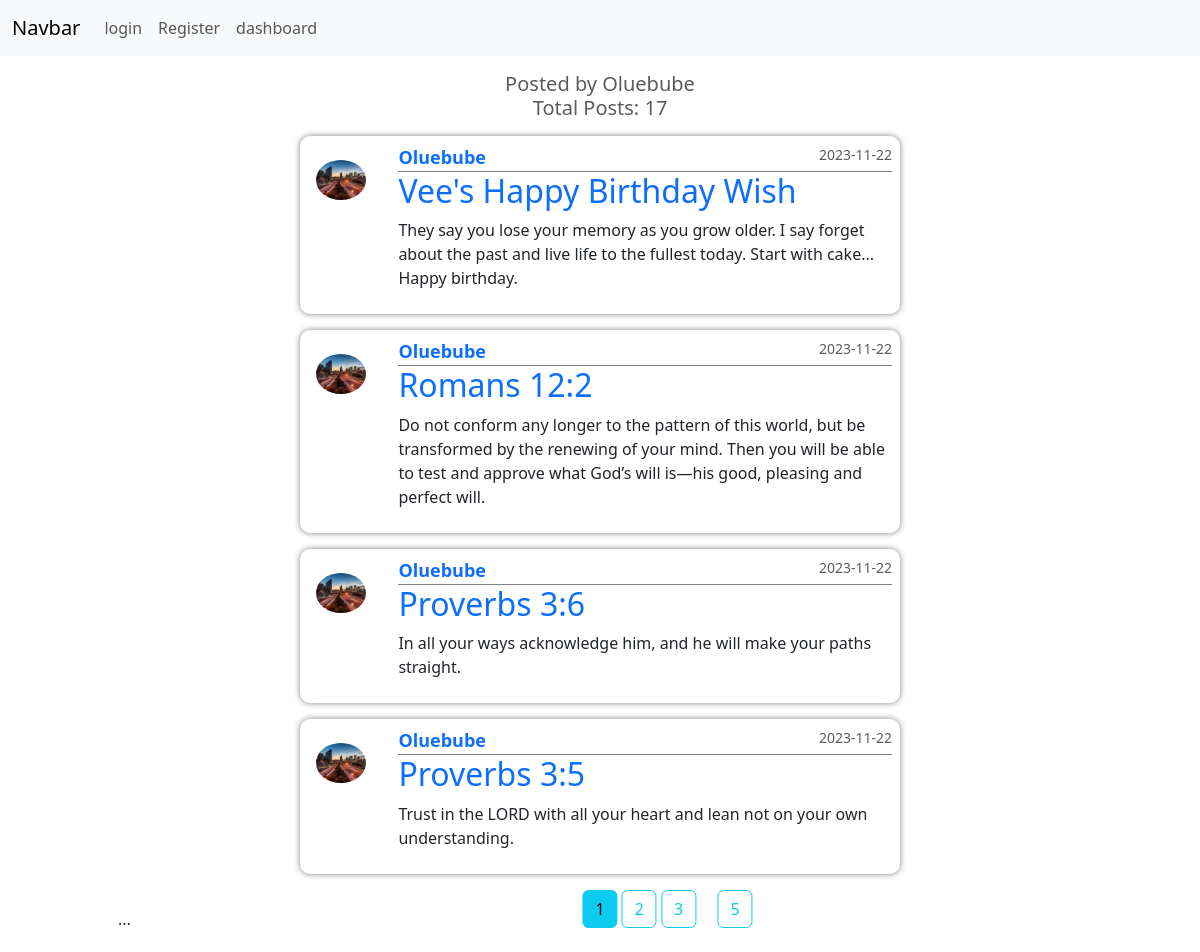
The page /user/Oluebube on the database its author committed.
### app/models.py (models this page shows, shortened)
class  User(db.Model, UserMixin):
    id = db.Column(db.Integer, primary_key=True)
    username = db.Column(db.String(10), unique=True, nullable=False)
    email = db.Column(db.String(120), unique=True, nullable=False)
    image_file = db.Column(db.String(20), nullable=False, default='default.jpg')
    password = db.Column(db.String(60), nullable=False)
    posts = db.relationship('Post', backref='author', lazy=True)

class Post(db.Model):
    id = db.Column(db.Integer, primary_key=True)
    title = db.Column(db.String(100), nullable=False)
    date_posted = db.Column(db.DateTime, nullable=False, default=datetime.utcnow)
    content = db.Column(db.Text, nullable=False)
    user_id = db.Column(db.Integer, db.ForeignKey('user.id'), nullable=False)

### app/route.py (the view)
@app.route("/user/<string:username>")
def user_posts(username):
    page = request.args.get('page', 1, type=int)
    user = User.query.filter_by(username=username).first_or_404()
    posts = Post.query.filter_by(author=user).order_by(Post.date_posted.desc()).paginate(page=page, per_page=4)
    return render_template('user_posts.html', posts=posts, user=user)

### app/templates/user_posts.html (shortened to what this page needs)
<!DOCTYPE html>
<html lang="en">
<head>
 <link rel="stylesheet" type="text/css" href="{{ url_for('static', filename='home.css') }}">
</head>
<body>
  {% extends 'layout.html' %}
  {% block content %}
 <h1 class="header text-muted fs-5">Posted by {{ user.username }}  <br> Total Posts: {{ posts.total }}</h1>
<div class="post">
 {% for post in posts.items %}
 <article class="media content-section">
  <img class="rounded-circle article-img" src="{{ url_for('static', filename='profile_pics/' + post.author.image_file) }}" alt="">
  <div class="media-body">
    <div class="article-metadata">
      <a href="{{ url_for('user_posts', username=post.author.username) }}" class="mr-2">{{ post.author.username }} </a>
      <small class="text-muted"> {{post.date_posted.strftime('%Y-%m-%d')}}</small>
    </div>
    <h2><a href="{{ url_for('post', post_id=post.id) }}" class="article-title">{{ post.title }}</a></h2>
    <p class="article-content">{{post.content}} </p>
  </div>
 </article>
{% endfor %}
</div>
{% for page_num in posts.iter_pages(left_edge=1, right_edge=1, left_current=1, right_current=2) %}
    {% if page_num %}
      {% if posts.page == page_num %}
        <a class="pagnate btn btn-info mb-4" href="{{ url_for('user_posts', username=user.username, page=page_num) }}">{{ page_num }}</a>
      {% else %}
        <a class="pagnate btn btn-outline-info mb-4" href="{{ url_for('user_posts', username=user.username, page=page_num) }}">{{ page_num }}</a>
      {% endif %}
    {% else %}
      ...
    {% endif %}
{% endfor %}
{% endblock %}

### app/static/home.css (style rules this page uses)
* { padding: 0; margin: 0; box-sizing: border-box; }
.header { text-align: center; margin-block: 1rem; }
.post { padding-inline: 1rem; }
.media { display: grid; grid-template-columns: 10% auto; margin: 1rem; margin-inline: auto; padding: .5rem; box-shadow: 0 0 6px gray; border-radius: 10px; width: 100%; max-width: 600px; }
.media img { width: 50px; margin: 1rem .5rem; }
.media-body { margin-left: 2rem; width: auto; }
.media-body h2 { text-transform: capitalize; }
.media-body h2 a { text-decoration: none; }
.article-metadata { border-bottom: 1px solid gray; display: flex; justify-content: space-between; }
.article-metadata a { text-decoration: none; font-size: 18px; font-weight: 600; }
.pagnate { position: relative; left: 50%; transform: translate(-50%); }

### rows shown on the page
User: username "Oluebube"
Post: image_file (picture), author.username "Oluebube", date_posted "2023-11-22", title "Vee's Happy Birthday Wish", content "They say you lose your memory as you grow older. I say forget about the past and live life to the fullest today. Start with cake... Happy birthday."
Post: image_file (picture), author.username "Oluebube", date_posted "2023-11-22", title "Romans 12:2", content "Do not conform any longer to the pattern of this world, but be transformed by the renewing of your mind. Then you will be able to test and approve what God’s will is—his good, pleasing and perfect will."
Post: image_file (picture), author.username "Oluebube", date_posted "2023-11-22", title "Proverbs 3:6", content "In all your ways acknowledge him, and he will make your paths straight."
Post: image_file (picture), author.username "Oluebube", date_posted "2023-11-22", title "Proverbs 3:5", content "Trust in the LORD with all your heart and lean not on your own understanding."

### other values the page prints
{{ posts.total }} "17"
{{ page_num }} "1"
{{ page_num }} "2" "3" "5"
